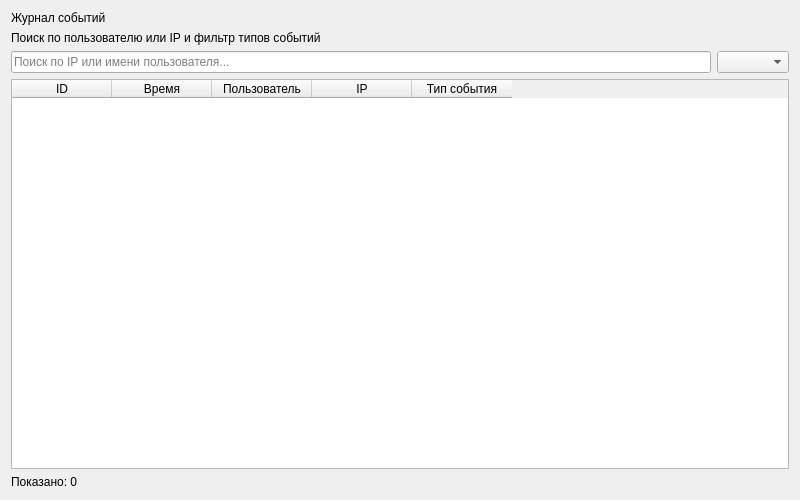
<?xml version="1.0" encoding="UTF-8"?>
<ui version="4.0">
  <class>EventsPage</class>
  <widget class="QWidget" name="EventsPage">
    <property name="geometry">
      <rect>
        <x>0</x>
        <y>0</y>
        <width>800</width>
        <height>500</height>
      </rect>
    </property>
    <layout class="QVBoxLayout" name="pageLayout">
      <item>
        <widget class="QLabel" name="titleLabel">
          <property name="text">
            <string>Журнал событий</string>
          </property>
        </widget>
      </item>
      <item>
        <widget class="QLabel" name="descriptionLabel">
          <property name="text">
            <string>Поиск по пользователю или IP и фильтр типов событий</string>
          </property>
        </widget>
      </item>
      <item>
        <layout class="QHBoxLayout" name="filterLayout">
          <item>
            <widget class="QLineEdit" name="search">
              <property name="placeholderText">
                <string>Поиск по IP или имени пользователя...</string>
              </property>
            </widget>
          </item>
          <item>
            <widget class="QComboBox" name="kind" />
          </item>
        </layout>
      </item>
      <item>
        <widget class="QTableWidget" name="table">
          <column>
            <property name="text">
              <string>ID</string>
            </property>
          </column>
          <column>
            <property name="text">
              <string>Время</string>
            </property>
          </column>
          <column>
            <property name="text">
              <string>Пользователь</string>
            </property>
          </column>
          <column>
            <property name="text">
              <string>IP</string>
            </property>
          </column>
          <column>
            <property name="text">
              <string>Тип события</string>
            </property>
          </column>
        </widget>
      </item>
      <item>
        <widget class="QLabel" name="counter">
          <property name="text">
            <string>Показано: 0</string>
          </property>
        </widget>
      </item>
    </layout>
  </widget>
  <resources />
  <connections />
</ui>
